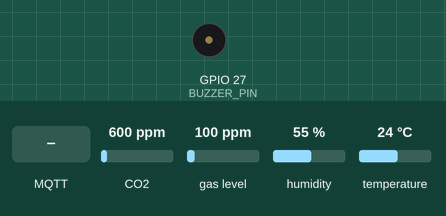
This sketch was run on a simulated ESP32. Parts: buzzer (waves = sounding). The test bench sets the inputs (shaded band); at power-on: CO2 600 ppm, gas level 100 ppm, humidity 55 %, temperature 24 °C. WiFi joins after 1.5 s; servers stay silent unless stated; no MQTT or app messages arrive unless stated; what the sketch prints to the serial monitor is not drawn.

Above: at 2.7 s.
2.8 s: MQTT message "BUZZER_ON" arrives on the first subscribed topic
At 11.4 s:
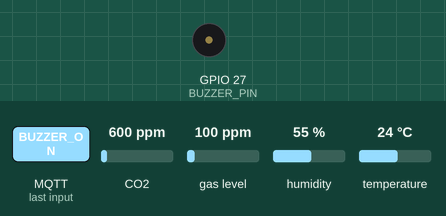
11.5 s: MQTT message "BUZZER_OFF" arrives on the first subscribed topic
At 12.6 s:
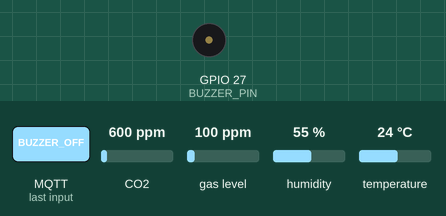
Timing chart, 0 to 14.5 s (numbered marks = the images above; inputs shaded):
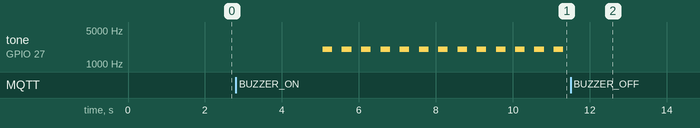

The sketch:

esp32_fire_sentinel.ino
```cpp
#include <Wire.h>
#include <Adafruit_SGP30.h>
#include <DHT.h>
#include <WiFi.h>
#include <PubSubClient.h>

// ==================== PIN CONFIG ====================

// SGP30 I2C
#define I2C_SDA 21
#define I2C_SCL 22

// DHT11
#define DHT_PIN 4
#define DHT_TYPE DHT11

// PMS5003 UART2
#define PMS_RX 16
#define PMS_TX 17

// Buzzer PWM (GPIO 27)
#define BUZZER_PIN 27

// ==================== WIFI CONFIG ====================

const char* ssid = "ruby-chan";
const char* password = "stayu0603";

// ==================== MQTT CONFIG ====================

// Raspberry Pi broker
const char* mqtt_server = "10.156.225.221";
const int mqtt_port = 1883;

// Topic gửi dữ liệu cảm biến
const char* MQTT_TOPIC_REQUEST = "iot/test/request";

// Topic nhận kết quả AI & lệnh còi từ Raspberry Pi 5
const char* MQTT_TOPIC_RESPONSE = "iot/test/response";

WiFiClient espClient;
PubSubClient client(espClient);

// ==================== SENSOR OBJECTS ====================

Adafruit_SGP30 sgp;
DHT dht(DHT_PIN, DHT_TYPE);

HardwareSerial pmsSerial(2);

// ==================== BUZZER STATE ====================

bool isBuzzerActive = false;
unsigned long lastBuzzerToggle = 0;
bool buzzerBeepState = false;

// ==================== PMS DATA ====================

uint8_t pmsFrame[32];
int pmsIndex = 0;

uint16_t latestPM1 = 0;
uint16_t latestPM25 = 0;
uint16_t latestPM10 = 0;

uint16_t latestNC03 = 0;
uint16_t latestNC05 = 0;
uint16_t latestNC10 = 0;
uint16_t latestNC25 = 0;
uint16_t latestNC50 = 0;
uint16_t latestNC100 = 0;

bool pmsDataAvailable = false;

// ==================== SGP30 DATA ====================

uint16_t latestECO2 = 0;
uint16_t latestTVOC = 0;

// ==================== TIMERS ====================

unsigned long lastOutputTime = 0;
unsigned long lastSGPTime = 0;

const unsigned long OUTPUT_INTERVAL = 3000;
const unsigned long SGP_INTERVAL = 1000;
unsigned long lastMqttAttempt = 0;

const unsigned long MQTT_RETRY_INTERVAL = 5000;

// ==================== PMS FUNCTIONS ====================

uint16_t readPMS16(int position) {
  return ((uint16_t)pmsFrame[position] << 8) |
         pmsFrame[position + 1];
}

void readPMS() {
  while (pmsSerial.available()) {
    uint8_t data = pmsSerial.read();

    // Find frame header 0x42 0x4D
    if (pmsIndex == 0 && data != 0x42) {
      continue;
    }

    if (pmsIndex == 1 && data != 0x4D) {
      pmsIndex = 0;
      continue;
    }

    pmsFrame[pmsIndex++] = data;

    if (pmsIndex == 32) {
      uint16_t frameLength = readPMS16(2);
      uint16_t checksum = 0;

      for (int i = 0; i < 30; i++) {
        checksum += pmsFrame[i];
      }

      uint16_t receivedChecksum = readPMS16(30);

      if (frameLength == 28 && checksum == receivedChecksum) {
        // Atmospheric environment PM concentrations
        latestPM1 = readPMS16(10);
        latestPM25 = readPMS16(12);
        latestPM10 = readPMS16(14);

        // Particle number concentrations
        latestNC03 = readPMS16(16);
        latestNC05 = readPMS16(18);
        latestNC10 = readPMS16(20);
        latestNC25 = readPMS16(22);
        latestNC50 = readPMS16(24);
        latestNC100 = readPMS16(26);

        pmsDataAvailable = true;
      }

      pmsIndex = 0;
    }
  }
}

// ==================== WIFI ====================

void setup_wifi() {
  Serial.print("Connecting WiFi");
  WiFi.begin(ssid, password);

  while (WiFi.status() != WL_CONNECTED) {
    delay(500);
    Serial.print(".");
  }

  Serial.println();
  Serial.println("WiFi connected!");
  Serial.print("ESP32 IP: ");
  Serial.println(WiFi.localIP());
}

// ==================== MQTT CALLBACK (NHẬN LỆNH BẬT/TẮT CÒI) ====================

void mqttCallback(char* topic, byte* payload, unsigned int length) {
  // Chuyển payload byte sang String
  String message = "";
  for (unsigned int i = 0; i < length; i++) {
    message += (char)payload[i];
  }

  Serial.print("[MQTT Callback] Nhận từ topic: ");
  Serial.println(topic);
  Serial.print("Payload: ");
  Serial.println(message);

  // Kiểm tra nếu đúng topic response
  if (strcmp(topic, MQTT_TOPIC_RESPONSE) == 0) {
    // 1. Kiểm tra cờ BẬT CÒI
    if (message.indexOf("\"buzzer\": 1") >= 0 ||
        message.indexOf("\"buzzer\":1") >= 0 ||
        message.indexOf("BUZZER_ON") >= 0 ||
        message.indexOf("FIRE_CONFIRMED") >= 0) {

      isBuzzerActive = true;
      Serial.println("🚨🚨 [BÁO ĐỘNG ĐỎ] KÍCH HOẠT CÒI HÚ GPIO27!");
    }
    // 2. Kiểm tra cờ TẮT CÒI (Bình thường hoặc Reset từ Dashboard)
    else if (message.indexOf("\"buzzer\": 0") >= 0 ||
             message.indexOf("\"buzzer\":0") >= 0 ||
             message.indexOf("BUZZER_OFF") >= 0 ||
             message.indexOf("NORMAL") >= 0 ||
             message.indexOf("FALSE_ALARM_SUPPRESSED") >= 0) {

      isBuzzerActive = false;
      ledcWriteTone(BUZZER_PIN, 0); // Ngắt âm ngay lập tức
      Serial.println("🟢 [AN TOÀN / ĐÃ RESET] ĐÃ TẮT CÒI BÁO ĐỘNG.");
    }
  }
}

// ==================== MQTT RECONNECT ====================

void reconnect_mqtt() {
  unsigned long now = millis();

  // Chỉ thử kết nối lại sau mỗi 5 giây
  if (now - lastMqttAttempt < MQTT_RETRY_INTERVAL) {
    return;
  }

  lastMqttAttempt = now;

  Serial.print("Connecting MQTT...");

  String clientId = "ESP32_Sensor_";
  clientId += String((uint32_t)ESP.getEfuseMac(), HEX);

  if (client.connect(clientId.c_str())) {
    Serial.println("connected!");

    // Subscribe topic response để nhận lệnh điều khiển còi
    client.subscribe(MQTT_TOPIC_RESPONSE);
    Serial.print("Subscribed to: ");
    Serial.println(MQTT_TOPIC_RESPONSE);
  } else {
    Serial.print("failed, rc=");
    Serial.println(client.state());
    Serial.println("Retry in 5 seconds");
  }
}

// ==================== SEND SENSOR DATA ====================

void publishSensorData(
  unsigned long elapsed,
  float temperature,
  float humidity
) {
  char payload[400];

  char temperatureStr[16];
  char humidityStr[16];

  if (isnan(temperature)) {
    strcpy(temperatureStr, "null");
  } else {
    snprintf(temperatureStr, sizeof(temperatureStr), "%.1f", temperature);
  }

  if (isnan(humidity)) {
    strcpy(humidityStr, "null");
  } else {
    snprintf(humidityStr, sizeof(humidityStr), "%.1f", humidity);
  }

  snprintf(
    payload,
    sizeof(payload),
    "{"
      "\"elapsed_ms\":%lu,"
      "\"temperature\":%s,"
      "\"humidity\":%s,"
      "\"eCO2\":%u,"
      "\"TVOC\":%u,"
      "\"PM1_0\":%u,"
      "\"PM2_5\":%u,"
      "\"PM10\":%u,"
      "\"NC0_3\":%u,"
      "\"NC0_5\":%u,"
      "\"NC1_0\":%u,"
      "\"NC2_5\":%u,"
      "\"NC5_0\":%u,"
      "\"NC10\":%u"
    "}",
    elapsed,
    temperatureStr,
    humidityStr,
    latestECO2,
    latestTVOC,
    latestPM1,
    latestPM25,
    latestPM10,
    latestNC03,
    latestNC05,
    latestNC10,
    latestNC25,
    latestNC50,
    latestNC100
  );

  if (client.publish(MQTT_TOPIC_REQUEST, payload)) {
    Serial.println("MQTT published:");
    Serial.println(payload);
  } else {
    Serial.println("MQTT publish failed!");
  }
}

// ==================== CÒI BÁO ĐỘNG KHÔNG BLOCK LUỒNG (NON-BLOCKING) ====================

void updateBuzzer() {
  if (!isBuzzerActive) {
    ledcWriteTone(BUZZER_PIN, 0);
    return;
  }

  // Khi đang báo động: hú ngắt quãng (Bíp - Bíp) mỗi 250ms không làm đơ hệ thống
  unsigned long now = millis();
  if (now - lastBuzzerToggle >= 250) {
    lastBuzzerToggle = now;
    buzzerBeepState = !buzzerBeepState;

    if (buzzerBeepState) {
      ledcWriteTone(BUZZER_PIN, 2000); // Tần số báo động 2000 Hz
    } else {
      ledcWriteTone(BUZZER_PIN, 0);    // Tắt tạm thời tạo tiếng bíp
    }
  }
}

// ==================== SETUP ====================

void setup() {
  Serial.begin(115200);

  // 1. Cấu hình còi PWM LEDC trên ESP32 Core 3.x (GPIO 27)
  ledcAttach(BUZZER_PIN, 2000, 8);
  ledcWriteTone(BUZZER_PIN, 0); // Đảm bảo lúc mới bật còi không kêu

  // 2. Initialize I2C
  Wire.begin(I2C_SDA, I2C_SCL);

  // 3. Initialize DHT11
  dht.begin();

  // 4. Initialize PMS5003
  pmsSerial.begin(
    9600,
    SERIAL_8N1,
    PMS_RX,
    PMS_TX
  );

  // 5. Initialize SGP30
  if (!sgp.begin()) {
    Serial.println("ERROR: SGP30 not found");
    while (1) {
      delay(100);
    }
  }

  // 6. Initialize WiFi
  setup_wifi();

  // 7. Initialize MQTT & Callback
  client.setServer(mqtt_server, mqtt_port);
  client.setCallback(mqttCallback); // Đăng ký hàm nhận tin
  client.setBufferSize(512);

  Serial.println("Sensor + Buzzer + MQTT system started");
}

// ==================== LOOP ====================

void loop() {
  unsigned long now = millis();

  // 1. Cập nhật âm thanh còi báo động (Không dùng delay để không làm trễ cảm biến)
  updateBuzzer();

  // 2. Đọc PMS5003 liên tục
  readPMS();

  // 3. Đọc SGP30 mỗi 1 giây
  if (now - lastSGPTime >= SGP_INTERVAL) {
    lastSGPTime = now;

    if (sgp.IAQmeasure()) {
      latestECO2 = sgp.eCO2;
      latestTVOC = sgp.TVOC;
    }
  }

  // 4. Đọc DHT11 và publish mỗi 3 giây
  if (now - lastOutputTime >= OUTPUT_INTERVAL) {
    lastOutputTime = now;

    float temperature = dht.readTemperature();
    float humidity = dht.readHumidity();

    if (client.connected()) {
      publishSensorData(
        now,
        temperature,
        humidity
      );
    } else {
      Serial.println("MQTT disconnected - skip publish");
    }
  }

  // 5. Thử kết nối lại MQTT nếu mất kết nối
  if (!client.connected()) {
    reconnect_mqtt();
  }

  // 6. Xử lý nhận/gửi MQTT
  client.loop();
}
```

Measured:
- after the input at 2.8 s, tone on GPIO 27 (BUZZER_PIN): alternates 2000 Hz for 0.25 s and silent for 0.25 s, starting after 2.3 s
- after the input at 11.5 s, tone on GPIO 27 (BUZZER_PIN): stops changing and stays silent
